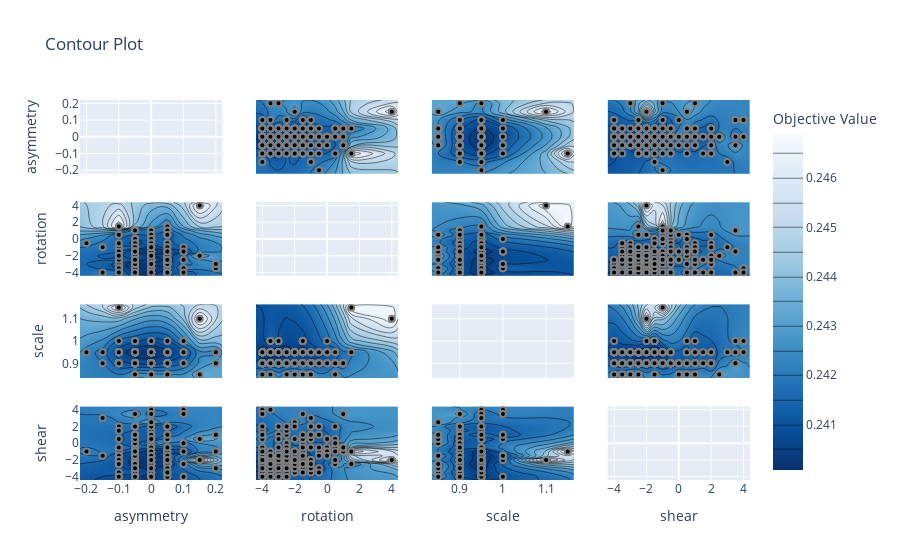

Notebook cell for this chart:
### Code cell
study = optuna.load_study(study_name="tBL_WSe2_50iter_full", storage="sqlite:///hypertune.sqlite3")
fig = optuna.visualization.plot_contour(study)
show(fig)

### Figure 1 — Plotly figure (JSON) as saved in the notebook; plotly's stock layout.template omitted (floating-point values rounded to 4 significant figures; data arrays with more than 128 entries replaced by an {"elided": "..."} marker saying what was removed)
{"data": [{"type": "scatter", "xaxis": "x", "yaxis": "y"}, {"colorbar": {"title": {"text": "Objective Value"}}, "colorscale": [[0, "rgb(247,251,255)"], [0.125, "rgb(222,235,247)"], [0.25, "rgb(198,219,239)"], [0.375, "rgb(158,202,225)"], [0.5, "rgb(107,174,214)"], [0.625, "rgb(66,146,198)"], [0.75, "rgb(33,113,181)"], [0.875, "rgb(8,81,156)"], [1, "rgb(8,48,107)"]], "connectgaps": true, "contours": {"coloring": "heatmap"}, "hoverinfo": "none", "line": {"smoothing": 1.3}, "reversescale": true, "showscale": true, "type": "contour", "x": [-0.22, -0.2, -0.15, -0.1, -0.05, 0, 0.05, 0.1, 0.15, 0.2, 0.22], "xaxis": "x5", "y": [-4.4, -4, -3.5, -3, -2.5, -2, -1.5, -1, -0.5, 0, 0.5, 1, 1.5, 4, 4.4], "yaxis": "y5", "z": {"elided": "15x11 float values"}}, {"marker": {"color": "black", "line": {"color": "Gray", "width": 2}}, "mode": "markers", "name": "Feasible Trial", "showlegend": false, "type": "scatter", "x": {"elided": "220 float values"}, "xaxis": "x5", "y": {"elided": "220 float values"}, "yaxis": "y5"}, {"colorbar": {"title": {"text": "Objective Value"}}, "colorscale": [[0, "rgb(247,251,255)"], [0.125, "rgb(222,235,247)"], [0.25, "rgb(198,219,239)"], [0.375, "rgb(158,202,225)"], [0.5, "rgb(107,174,214)"], [0.625, "rgb(66,146,198)"], [0.75, "rgb(33,113,181)"], [0.875, "rgb(8,81,156)"], [1, "rgb(8,48,107)"]], "connectgaps": true, "contours": {"coloring": "heatmap"}, "hoverinfo": "none", "line": {"smoothing": 1.3}, "reversescale": true, "showscale": false, "type": "contour", "x": [-0.22, -0.2, -0.15, -0.1, -0.05, 0, 0.05, 0.1, 0.15, 0.2, 0.22], "xaxis": "x9", "y": [0.835, 0.85, 0.9, 0.95, 1, 1.1, 1.15, 1.165], "yaxis": "y9", "z": [[null, null, null, null, null, null, null, null, null, null, null], [null, null, null, null, 0.2426, 0.2426, 0.2425, null, 0.2434, null, null], [null, null, 0.242, 0.2412, 0.2409, 0.2409, 0.2411, 0.2416, null, 0.2431, null], [null, 0.2423, 0.2418, 0.2407, 0.2402, 0.2401, 0.2405, 0.2408, null, 0.2423, null], [null, null, null, 0.2414, 0.2411, 0.2408, 0.241, 0.2422, null, null, null], [null, null, null, null, null, null, null, null, 0.2469, null, null], [null, null, null, 0.2469, null, null, null, null, null, null, null], [null, null, null, null, null, null, null, null, null, null, null]]}, {"marker": {"color": "black", "line": {"color": "Gray", "width": 2}}, "mode": "markers", "name": "Feasible Trial", "showlegend": false, "type": "scatter", "x": {"elided": "220 float values"}, "xaxis": "x9", "y": {"elided": "220 float values"}, "yaxis": "y9"}, {"colorbar": {"title": {"text": "Objective Value"}}, "colorscale": [[0, "rgb(247,251,255)"], [0.125, "rgb(222,235,247)"], [0.25, "rgb(198,219,239)"], [0.375, "rgb(158,202,225)"], [0.5, "rgb(107,174,214)"], [0.625, "rgb(66,146,198)"], [0.75, "rgb(33,113,181)"], [0.875, "rgb(8,81,156)"], [1, "rgb(8,48,107)"]], "connectgaps": true, "contours": {"coloring": "heatmap"}, "hoverinfo": "none", "line": {"smoothing": 1.3}, "reversescale": true, "showscale": false, "type": "contour", "x": [-0.22, -0.2, -0.15, -0.1, -0.05, 0, 0.05, 0.1, 0.15, 0.2, 0.22], "xaxis": "x13", "y": [-4.4, -4, -3.5, -3, -2.5, -2, -1.5, -1, -0.5, 0, 0.5, 1, 1.5, 2, 2.5, 3, 3.5, 4, 4.4], "yaxis": "y13", "z": {"elided": "19x11 float values"}}, {"marker": {"color": "black", "line": {"color": "Gray", "width": 2}}, "mode": "markers", "name": "Feasible Trial", "showlegend": false, "type": "scatter", "x": {"elided": "220 float values"}, "xaxis": "x13", "y": {"elided": "220 float values"}, "yaxis": "y13"}, {"colorbar": {"title": {"text": "Objective Value"}}, "colorscale": [[0, "rgb(247,251,255)"], [0.125, "rgb(222,235,247)"], [0.25, "rgb(198,219,239)"], [0.375, "rgb(158,202,225)"], [0.5, "rgb(107,174,214)"], [0.625, "rgb(66,146,198)"], [0.75, "rgb(33,113,181)"], [0.875, "rgb(8,81,156)"], [1, "rgb(8,48,107)"]], "connectgaps": true, "contours": {"coloring": "heatmap"}, "hoverinfo": "none", "line": {"smoothing": 1.3}, "reversescale": true, "showscale": false, "type": "contour", "x": [-4.4, -4, -3.5, -3, -2.5, -2, -1.5, -1, -0.5, 0, 0.5, 1, 1.5, 4, 4.4], "xaxis": "x2", "y": [-0.22, -0.2, -0.15, -0.1, -0.05, 0, 0.05, 0.1, 0.15, 0.2, 0.22], "yaxis": "y2", "z": {"elided": "11x15 float values"}}, {"marker": {"color": "black", "line": {"color": "Gray", "width": 2}}, "mode": "markers", "name": "Feasible Trial", "showlegend": false, "type": "scatter", "x": {"elided": "220 float values"}, "xaxis": "x2", "y": {"elided": "220 float values"}, "yaxis": "y2"}, {"type": "scatter", "xaxis": "x6", "yaxis": "y6"}, {"colorbar": {"title": {"text": "Objective Value"}}, "colorscale": [[0, "rgb(247,251,255)"], [0.125, "rgb(222,235,247)"], [0.25, "rgb(198,219,239)"], [0.375, "rgb(158,202,225)"], [0.5, "rgb(107,174,214)"], [0.625, "rgb(66,146,198)"], [0.75, "rgb(33,113,181)"], [0.875, "rgb(8,81,156)"], [1, "rgb(8,48,107)"]], "connectgaps": true, "contours": {"coloring": "heatmap"}, "hoverinfo": "none", "line": {"smoothing": 1.3}, "reversescale": true, "showscale": false, "type": "contour", "x": [-4.4, -4, -3.5, -3, -2.5, -2, -1.5, -1, -0.5, 0, 0.5, 1, 1.5, 4, 4.4], "xaxis": "x10", "y": [0.835, 0.85, 0.9, 0.95, 1, 1.1, 1.15, 1.165], "yaxis": "y10", "z": [[null, null, null, null, null, null, null, null, null, null, null, null, null, null, null], [null, 0.2425, 0.2429, null, 0.2428, 0.2431, 0.2426, 0.2426, null, null, 0.2429, null, null, null, null], [null, 0.2409, 0.2409, 0.2409, 0.2409, 0.241, 0.2411, 0.2412, 0.2412, 0.2413, 0.2416, 0.2416, null, null, null], [null, 0.2401, 0.2401, 0.2402, 0.2402, 0.2405, 0.2402, 0.2407, 0.2408, 0.241, 0.2411, null, 0.242, null, null], [null, null, 0.2414, 0.241, null, null, 0.2408, null, null, 0.2417, null, null, null, null, null], [null, null, null, null, null, null, null, null, null, null, null, null, null, 0.2469, null], [null, null, null, null, null, null, null, null, null, null, null, null, 0.2469, null, null], [null, null, null, null, null, null, null, null, null, null, null, null, null, null, null]]}, {"marker": {"color": "black", "line": {"color": "Gray", "width": 2}}, "mode": "markers", "name": "Feasible Trial", "showlegend": false, "type": "scatter", "x": {"elided": "220 float values"}, "xaxis": "x10", "y": {"elided": "220 float values"}, "yaxis": "y10"}, {"colorbar": {"title": {"text": "Objective Value"}}, "colorscale": [[0, "rgb(247,251,255)"], [0.125, "rgb(222,235,247)"], [0.25, "rgb(198,219,239)"], [0.375, "rgb(158,202,225)"], [0.5, "rgb(107,174,214)"], [0.625, "rgb(66,146,198)"], [0.75, "rgb(33,113,181)"], [0.875, "rgb(8,81,156)"], [1, "rgb(8,48,107)"]], "connectgaps": true, "contours": {"coloring": "heatmap"}, "hoverinfo": "none", "line": {"smoothing": 1.3}, "reversescale": true, "showscale": false, "type": "contour", "x": [-4.4, -4, -3.5, -3, -2.5, -2, -1.5, -1, -0.5, 0, 0.5, 1, 1.5, 4, 4.4], "xaxis": "x14", "y": [-4.4, -4, -3.5, -3, -2.5, -2, -1.5, -1, -0.5, 0, 0.5, 1, 1.5, 2, 2.5, 3, 3.5, 4, 4.4], "yaxis": "y14", "z": {"elided": "19x15 float values"}}, {"marker": {"color": "black", "line": {"color": "Gray", "width": 2}}, "mode": "markers", "name": "Feasible Trial", "showlegend": false, "type": "scatter", "x": {"elided": "220 float values"}, "xaxis": "x14", "y": {"elided": "220 float values"}, "yaxis": "y14"}, {"colorbar": {"title": {"text": "Objective Value"}}, "colorscale": [[0, "rgb(247,251,255)"], [0.125, "rgb(222,235,247)"], [0.25, "rgb(198,219,239)"], [0.375, "rgb(158,202,225)"], [0.5, "rgb(107,174,214)"], [0.625, "rgb(66,146,198)"], [0.75, "rgb(33,113,181)"], [0.875, "rgb(8,81,156)"], [1, "rgb(8,48,107)"]], "connectgaps": true, "contours": {"coloring": "heatmap"}, "hoverinfo": "none", "line": {"smoothing": 1.3}, "reversescale": true, "showscale": false, "type": "contour", "x": [0.835, 0.85, 0.9, 0.95, 1, 1.1, 1.15, 1.165], "xaxis": "x3", "y": [-0.22, -0.2, -0.15, -0.1, -0.05, 0, 0.05, 0.1, 0.15, 0.2, 0.22], "yaxis": "y3", "z": [[null, null, null, null, null, null, null, null], [null, null, null, 0.2423, null, null, null, null], [null, null, 0.242, 0.2418, null, null, null, null], [null, null, 0.2412, 0.2407, 0.2414, null, 0.2469, null], [null, 0.2426, 0.2409, 0.2402, 0.2411, null, null, null], [null, 0.2426, 0.2409, 0.2401, 0.2408, null, null, null], [null, 0.2425, 0.2411, 0.2405, 0.241, null, null, null], [null, null, 0.2416, 0.2408, 0.2422, null, null, null], [null, 0.2434, null, null, null, 0.2469, null, null], [null, null, 0.2431, 0.2423, null, null, null, null], [null, null, null, null, null, null, null, null]]}, {"marker": {"color": "black", "line": {"color": "Gray", "width": 2}}, "mode": "markers", "name": "Feasible Trial", "showlegend": false, "type": "scatter", "x": {"elided": "220 float values"}, "xaxis": "x3", "y": {"elided": "220 float values"}, "yaxis": "y3"}, {"colorbar": {"title": {"text": "Objective Value"}}, "colorscale": [[0, "rgb(247,251,255)"], [0.125, "rgb(222,235,247)"], [0.25, "rgb(198,219,239)"], [0.375, "rgb(158,202,225)"], [0.5, "rgb(107,174,214)"], [0.625, "rgb(66,146,198)"], [0.75, "rgb(33,113,181)"], [0.875, "rgb(8,81,156)"], [1, "rgb(8,48,107)"]], "connectgaps": true, "contours": {"coloring": "heatmap"}, "hoverinfo": "none", "line": {"smoothing": 1.3}, "reversescale": true, "showscale": false, "type": "contour", "x": [0.835, 0.85, 0.9, 0.95, 1, 1.1, 1.15, 1.165], "xaxis": "x7", "y": [-4.4, -4, -3.5, -3, -2.5, -2, -1.5, -1, -0.5, 0, 0.5, 1, 1.5, 4, 4.4], "yaxis": "y7", "z": [[null, null, null, null, null, null, null, null], [null, 0.2425, 0.2409, 0.2401, null, null, null, null], [null, 0.2429, 0.2409, 0.2401, 0.2414, null, null, null], [null, null, 0.2409, 0.2402, 0.241, null, null, null], [null, 0.2428, 0.2409, 0.2402, null, null, null, null], [null, 0.2431, 0.241, 0.2405, null, null, null, null], [null, 0.2426, 0.2411, 0.2402, 0.2408, null, null, null], [null, 0.2426, 0.2412, 0.2407, null, null, null, null], [null, null, 0.2412, 0.2408, null, null, null, null], [null, null, 0.2413, 0.241, 0.2417, null, null, null], [null, 0.2429, 0.2416, 0.2411, null, null, null, null], [null, null, 0.2416, null, null, null, null, null], [null, null, null, 0.242, null, null, 0.2469, null], [null, null, null, null, null, 0.2469, null, null], [null, null, null, null, null, null, null, null]]}, {"marker": {"color": "black", "line": {"color": "Gray", "width": 2}}, "mode": "markers", "name": "Feasible Trial", "showlegend": false, "type": "scatter", "x": {"elided": "220 float values"}, "xaxis": "x7", "y": {"elided": "220 float values"}, "yaxis": "y7"}, {"type": "scatter", "xaxis": "x11", "yaxis": "y11"}, {"colorbar": {"title": {"text": "Objective Value"}}, "colorscale": [[0, "rgb(247,251,255)"], [0.125, "rgb(222,235,247)"], [0.25, "rgb(198,219,239)"], [0.375, "rgb(158,202,225)"], [0.5, "rgb(107,174,214)"], [0.625, "rgb(66,146,198)"], [0.75, "rgb(33,113,181)"], [0.875, "rgb(8,81,156)"], [1, "rgb(8,48,107)"]], "connectgaps": true, "contours": {"coloring": "heatmap"}, "hoverinfo": "none", "line": {"smoothing": 1.3}, "reversescale": true, "showscale": false, "type": "contour", "x": [0.835, 0.85, 0.9, 0.95, 1, 1.1, 1.15, 1.165], "xaxis": "x15", "y": [-4.4, -4, -3.5, -3, -2.5, -2, -1.5, -1, -0.5, 0, 0.5, 1, 1.5, 2, 2.5, 3, 3.5, 4, 4.4], "yaxis": "y15", "z": {"elided": "19x8 float values"}}, {"marker": {"color": "black", "line": {"color": "Gray", "width": 2}}, "mode": "markers", "name": "Feasible Trial", "showlegend": false, "type": "scatter", "x": {"elided": "220 float values"}, "xaxis": "x15", "y": {"elided": "220 float values"}, "yaxis": "y15"}, {"colorbar": {"title": {"text": "Objective Value"}}, "colorscale": [[0, "rgb(247,251,255)"], [0.125, "rgb(222,235,247)"], [0.25, "rgb(198,219,239)"], [0.375, "rgb(158,202,225)"], [0.5, "rgb(107,174,214)"], [0.625, "rgb(66,146,198)"], [0.75, "rgb(33,113,181)"], [0.875, "rgb(8,81,156)"], [1, "rgb(8,48,107)"]], "connectgaps": true, "contours": {"coloring": "heatmap"}, "hoverinfo": "none", "line": {"smoothing": 1.3}, "reversescale": true, "showscale": false, "type": "contour", "x": [-4.4, -4, -3.5, -3, -2.5, -2, -1.5, -1, -0.5, 0, 0.5, 1, 1.5, 2, 2.5, 3, 3.5, 4, 4.4], "xaxis": "x4", "y": [-0.22, -0.2, -0.15, -0.1, -0.05, 0, 0.05, 0.1, 0.15, 0.2, 0.22], "yaxis": "y4", "z": {"elided": "11x19 float values"}}, {"marker": {"color": "black", "line": {"color": "Gray", "width": 2}}, "mode": "markers", "name": "Feasible Trial", "showlegend": false, "type": "scatter", "x": {"elided": "220 float values"}, "xaxis": "x4", "y": {"elided": "220 float values"}, "yaxis": "y4"}, {"colorbar": {"title": {"text": "Objective Value"}}, "colorscale": [[0, "rgb(247,251,255)"], [0.125, "rgb(222,235,247)"], [0.25, "rgb(198,219,239)"], [0.375, "rgb(158,202,225)"], [0.5, "rgb(107,174,214)"], [0.625, "rgb(66,146,198)"], [0.75, "rgb(33,113,181)"], [0.875, "rgb(8,81,156)"], [1, "rgb(8,48,107)"]], "connectgaps": true, "contours": {"coloring": "heatmap"}, "hoverinfo": "none", "line": {"smoothing": 1.3}, "reversescale": true, "showscale": false, "type": "contour", "x": [-4.4, -4, -3.5, -3, -2.5, -2, -1.5, -1, -0.5, 0, 0.5, 1, 1.5, 2, 2.5, 3, 3.5, 4, 4.4], "xaxis": "x8", "y": [-4.4, -4, -3.5, -3, -2.5, -2, -1.5, -1, -0.5, 0, 0.5, 1, 1.5, 4, 4.4], "yaxis": "y8", "z": {"elided": "15x19 float values"}}, {"marker": {"color": "black", "line": {"color": "Gray", "width": 2}}, "mode": "markers", "name": "Feasible Trial", "showlegend": false, "type": "scatter", "x": {"elided": "220 float values"}, "xaxis": "x8", "y": {"elided": "220 float values"}, "yaxis": "y8"}, {"colorbar": {"title": {"text": "Objective Value"}}, "colorscale": [[0, "rgb(247,251,255)"], [0.125, "rgb(222,235,247)"], [0.25, "rgb(198,219,239)"], [0.375, "rgb(158,202,225)"], [0.5, "rgb(107,174,214)"], [0.625, "rgb(66,146,198)"], [0.75, "rgb(33,113,181)"], [0.875, "rgb(8,81,156)"], [1, "rgb(8,48,107)"]], "connectgaps": true, "contours": {"coloring": "heatmap"}, "hoverinfo": "none", "line": {"smoothing": 1.3}, "reversescale": true, "showscale": false, "type": "contour", "x": [-4.4, -4, -3.5, -3, -2.5, -2, -1.5, -1, -0.5, 0, 0.5, 1, 1.5, 2, 2.5, 3, 3.5, 4, 4.4], "xaxis": "x12", "y": [0.835, 0.85, 0.9, 0.95, 1, 1.1, 1.15, 1.165], "yaxis": "y12", "z": {"elided": "8x19 float values"}}, {"marker": {"color": "black", "line": {"color": "Gray", "width": 2}}, "mode": "markers", "name": "Feasible Trial", "showlegend": false, "type": "scatter", "x": {"elided": "220 float values"}, "xaxis": "x12", "y": {"elided": "220 float values"}, "yaxis": "y12"}, {"type": "scatter", "xaxis": "x16", "yaxis": "y16"}], "layout": {"title": {"text": "Contour Plot"}, "xaxis": {"anchor": "y", "domain": [0, 0.2125], "matches": "x13", "range": [-0.22, 0.22], "showticklabels": false}, "xaxis10": {"anchor": "y10", "domain": [0.2625, 0.475], "matches": "x14", "range": [-4.4, 4.4], "showticklabels": false}, "xaxis11": {"anchor": "y11", "domain": [0.525, 0.7375], "matches": "x15", "range": [0.835, 1.165], "showticklabels": false}, "xaxis12": {"anchor": "y12", "domain": [0.7875, 1], "matches": "x16", "range": [-4.4, 4.4], "showticklabels": false}, "xaxis13": {"anchor": "y13", "domain": [0, 0.2125], "range": [-0.22, 0.22], "title": {"text": "asymmetry"}}, "xaxis14": {"anchor": "y14", "domain": [0.2625, 0.475], "range": [-4.4, 4.4], "title": {"text": "rotation"}}, "xaxis15": {"anchor": "y15", "domain": [0.525, 0.7375], "range": [0.835, 1.165], "title": {"text": "scale"}}, "xaxis16": {"anchor": "y16", "domain": [0.7875, 1], "range": [-4.4, 4.4], "title": {"text": "shear"}}, "xaxis2": {"anchor": "y2", "domain": [0.2625, 0.475], "matches": "x14", "range": [-4.4, 4.4], "showticklabels": false}, "xaxis3": {"anchor": "y3", "domain": [0.525, 0.7375], "matches": "x15", "range": [0.835, 1.165], "showticklabels": false}, "xaxis4": {"anchor": "y4", "domain": [0.7875, 1], "matches": "x16", "range": [-4.4, 4.4], "showticklabels": false}, "xaxis5": {"anchor": "y5", "domain": [0, 0.2125], "matches": "x13", "range": [-0.22, 0.22], "showticklabels": false}, "xaxis6": {"anchor": "y6", "domain": [0.2625, 0.475], "matches": "x14", "range": [-4.4, 4.4], "showticklabels": false}, "xaxis7": {"anchor": "y7", "domain": [0.525, 0.7375], "matches": "x15", "range": [0.835, 1.165], "showticklabels": false}, "xaxis8": {"anchor": "y8", "domain": [0.7875, 1], "matches": "x16", "range": [-4.4, 4.4], "showticklabels": false}, "xaxis9": {"anchor": "y9", "domain": [0, 0.2125], "matches": "x13", "range": [-0.22, 0.22], "showticklabels": false}, "yaxis": {"anchor": "x", "domain": [0.8063, 1], "range": [-0.22, 0.22], "title": {"text": "asymmetry"}}, "yaxis10": {"anchor": "x10", "domain": [0.2687, 0.4625], "matches": "y9", "range": [0.835, 1.165], "showticklabels": false}, "yaxis11": {"anchor": "x11", "domain": [0.2687, 0.4625], "matches": "y9", "range": [0.835, 1.165], "showticklabels": false}, "yaxis12": {"anchor": "x12", "domain": [0.2687, 0.4625], "matches": "y9", "range": [0.835, 1.165], "showticklabels": false}, "yaxis13": {"anchor": "x13", "domain": [0, 0.1938], "range": [-4.4, 4.4], "title": {"text": "shear"}}, "yaxis14": {"anchor": "x14", "domain": [0, 0.1938], "matches": "y13", "range": [-4.4, 4.4], "showticklabels": false}, "yaxis15": {"anchor": "x15", "domain": [0, 0.1938], "matches": "y13", "range": [-4.4, 4.4], "showticklabels": false}, "yaxis16": {"anchor": "x16", "domain": [0, 0.1938], "matches": "y13", "range": [-4.4, 4.4], "showticklabels": false}, "yaxis2": {"anchor": "x2", "domain": [0.8063, 1], "matches": "y", "range": [-0.22, 0.22], "showticklabels": false}, "yaxis3": {"anchor": "x3", "domain": [0.8063, 1], "matches": "y", "range": [-0.22, 0.22], "showticklabels": false}, "yaxis4": {"anchor": "x4", "domain": [0.8063, 1], "matches": "y", "range": [-0.22, 0.22], "showticklabels": false}, "yaxis5": {"anchor": "x5", "domain": [0.5375, 0.7312], "range": [-4.4, 4.4], "title": {"text": "rotation"}}, "yaxis6": {"anchor": "x6", "domain": [0.5375, 0.7312], "matches": "y5", "range": [-4.4, 4.4], "showticklabels": false}, "yaxis7": {"anchor": "x7", "domain": [0.5375, 0.7312], "matches": "y5", "range": [-4.4, 4.4], "showticklabels": false}, "yaxis8": {"anchor": "x8", "domain": [0.5375, 0.7312], "matches": "y5", "range": [-4.4, 4.4], "showticklabels": false}, "yaxis9": {"anchor": "x9", "domain": [0.2687, 0.4625], "range": [0.835, 1.165], "title": {"text": "scale"}}}}
